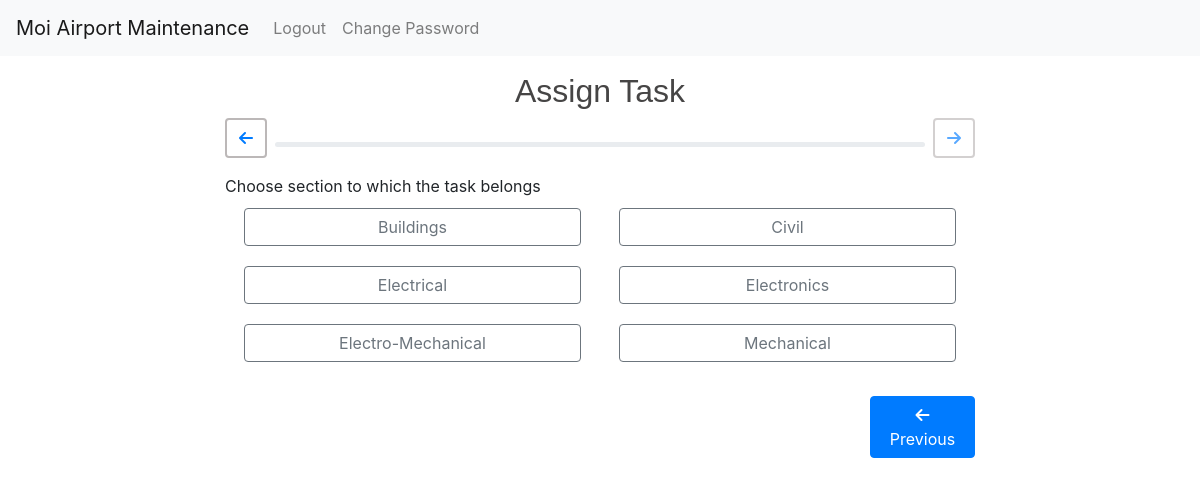
Screenshot of /assignTask.php (signed in) with the database file from the repository.
### tables this page shows
CREATE TABLE `sections` (
  `section_id` int(2) NOT NULL,
  `section_name` varchar(45) NOT NULL
);

### assignTask.php (the view, shortened to what this page needs)
<?php
    include 'connect.inc.php';
?>
<!DOCTYPE html>
<html>
<head>
    <link rel="stylesheet" href="styles.css" type="text/css">
    <link rel="stylesheet" href="dependencies/bootstrap.min.css" type="text/css">
    <link rel="stylesheet" href="dependencies/fontawesome-free-5.7.1-web/css/all.css">
</head>
<body>
    <nav class="navbar navbar-expand-lg navbar-light bg-light">
        <span class="navbar-brand">Moi Airport Maintenance</span>
        <div class="collapse navbar-collapse" id="navbarContent">
            <ul class="navbar-nav mr-auto">
                <li class="nav-item">
                    <a class="nav-link" href="logout.php">Logout</a>
                </li>
                <li class="nav-item">
                    <a class="nav-link" href="changepassword.php">Change Password</a>
                </li>
            </ul>
        </div>
    </nav>
    <div class="container">
        <h2 class="mt-3" style="text-align: center; color: #464545">Assign Task</h2>
        <div id="form-nav" class="mb-3">
            <button class="tab-navigation-btn mr-2 btn" onclick="previousTab();">
                <i class="fas fa-arrow-left" style="color: #007bff"></i>
            </button>
            <div class="progress mt-4" style="height: 5px;">
            </div>
            <button class="tab-navigation-btn ml-2 btn" disabled>
                <i class="fas fa-arrow-right fa-1x" style="color: #007bff"></i>
            </button>
        </div>
        <div class="tab d-none">
            <span style="display: block;">Choose section to which the task belongs</span>
            <div class="sections-tab">
                <?php
                    $sql = "SELECT * FROM sections;";
                    $result = $conn->query($sql);
                    while($row = $result->fetch_assoc()) {
                        echo '<button class="btn btn-outline-secondary btn-options" onclick="onClick('. "'section'" .', '. $row["section_id"] .')">' . $row["section_name"] . '</button>' . "\n";
                    }
                ?>
            </div>
        </div>
        <div class="w-100 mt-4">
            <div style="float: right;">
                <button class="btn btn-primary" style="width:105px">
                    <i class="fas fa-arrow-left"></i>
                    Previous
                </button>
            </div>
        </div>
    </div>
</body>
</html>

### styles.css (style rules this page uses)
body { background-color:honeydew;font-family: tahoma,sans-serif;font-size: 14px; }
h2 { font-family: tahoma,sans-serif;font-size: 13px;color: red; }
.btn { border-radius: 0; }
.sections-tab { display: flex; flex-wrap: wrap; }
.btn-options { width: 100%; margin: 10px 2.5%; }
#form-nav { display: flex; }
.progress { flex-grow: 1; }
.tab-navigation-btn { background-color: transparent; }
@media (min-width: 768px) { .container { width: 65% !important; } }
@media (min-width: 768px) { .btn-options { width: 45%; } }
@media (min-width: 768px) { .tab-navigation-btn { border: 2px solid #bcb8b8!important; } }

### rows the page displays
sections: section_name "Buildings"
sections: section_name "Civil"
sections: section_name "Electrical"
sections: section_name "Electronics"
sections: section_name "Electro-Mechanical"
sections: section_name "Mechanical"
